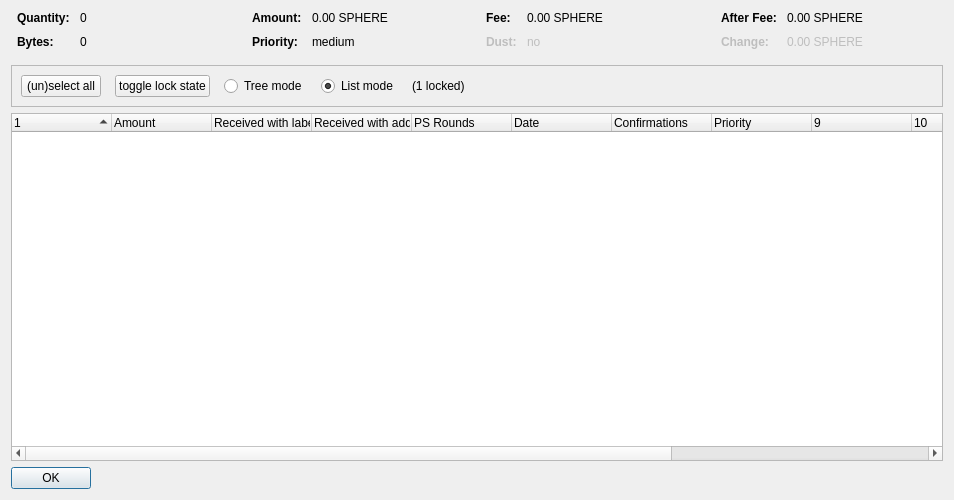
<?xml version="1.0" encoding="UTF-8"?>
<ui version="4.0">
 <class>CoinControlDialog</class>
 <widget class="QDialog" name="CoinControlDialog">
  <property name="geometry">
   <rect>
    <x>0</x>
    <y>0</y>
    <width>954</width>
    <height>500</height>
   </rect>
  </property>
  <property name="windowTitle">
   <string>Coin Selection</string>
  </property>
  <layout class="QVBoxLayout" name="verticalLayout">
   <item>
    <layout class="QHBoxLayout" name="horizontalLayoutTop" stretch="0,0,0,0">
     <property name="topMargin">
      <number>0</number>
     </property>
     <property name="bottomMargin">
      <number>10</number>
     </property>
     <item>
      <layout class="QFormLayout" name="formLayoutCoinControl1">
       <property name="horizontalSpacing">
        <number>10</number>
       </property>
       <property name="verticalSpacing">
        <number>10</number>
       </property>
       <property name="leftMargin">
        <number>6</number>
       </property>
       <property name="rightMargin">
        <number>6</number>
       </property>
       <item row="0" column="0">
        <widget class="QLabel" name="labelCoinControlQuantityText">
         <property name="font">
          <font>
           <weight>75</weight>
           <bold>true</bold>
          </font>
         </property>
         <property name="text">
          <string>Quantity:</string>
         </property>
        </widget>
       </item>
       <item row="0" column="1">
        <widget class="QLabel" name="labelCoinControlQuantity">
         <property name="cursor">
          <cursorShape>IBeamCursor</cursorShape>
         </property>
         <property name="contextMenuPolicy">
          <enum>Qt::ActionsContextMenu</enum>
         </property>
         <property name="text">
          <string notr="true">0</string>
         </property>
         <property name="textInteractionFlags">
          <set>Qt::LinksAccessibleByMouse|Qt::TextSelectableByKeyboard|Qt::TextSelectableByMouse</set>
         </property>
        </widget>
       </item>
       <item row="1" column="0">
        <widget class="QLabel" name="labelCoinControlBytesText">
         <property name="font">
          <font>
           <weight>75</weight>
           <bold>true</bold>
          </font>
         </property>
         <property name="text">
          <string>Bytes:</string>
         </property>
        </widget>
       </item>
       <item row="1" column="1">
        <widget class="QLabel" name="labelCoinControlBytes">
         <property name="cursor">
          <cursorShape>IBeamCursor</cursorShape>
         </property>
         <property name="contextMenuPolicy">
          <enum>Qt::ActionsContextMenu</enum>
         </property>
         <property name="text">
          <string notr="true">0</string>
         </property>
         <property name="textInteractionFlags">
          <set>Qt::LinksAccessibleByMouse|Qt::TextSelectableByKeyboard|Qt::TextSelectableByMouse</set>
         </property>
        </widget>
       </item>
      </layout>
     </item>
     <item>
      <layout class="QFormLayout" name="formLayoutCoinControl2">
       <property name="horizontalSpacing">
        <number>10</number>
       </property>
       <property name="verticalSpacing">
        <number>10</number>
       </property>
       <property name="leftMargin">
        <number>6</number>
       </property>
       <property name="rightMargin">
        <number>6</number>
       </property>
       <item row="0" column="0">
        <widget class="QLabel" name="labelCoinControlAmountText">
         <property name="font">
          <font>
           <weight>75</weight>
           <bold>true</bold>
          </font>
         </property>
         <property name="text">
          <string>Amount:</string>
         </property>
        </widget>
       </item>
       <item row="0" column="1">
        <widget class="QLabel" name="labelCoinControlAmount">
         <property name="cursor">
          <cursorShape>IBeamCursor</cursorShape>
         </property>
         <property name="contextMenuPolicy">
          <enum>Qt::ActionsContextMenu</enum>
         </property>
         <property name="text">
          <string notr="true">0.00 SPHERE</string>
         </property>
         <property name="textInteractionFlags">
          <set>Qt::LinksAccessibleByMouse|Qt::TextSelectableByKeyboard|Qt::TextSelectableByMouse</set>
         </property>
        </widget>
       </item>
       <item row="1" column="0">
        <widget class="QLabel" name="labelCoinControlPriorityText">
         <property name="font">
          <font>
           <weight>75</weight>
           <bold>true</bold>
          </font>
         </property>
         <property name="text">
          <string>Priority:</string>
         </property>
        </widget>
       </item>
       <item row="1" column="1">
        <widget class="QLabel" name="labelCoinControlPriority">
         <property name="cursor">
          <cursorShape>IBeamCursor</cursorShape>
         </property>
         <property name="contextMenuPolicy">
          <enum>Qt::ActionsContextMenu</enum>
         </property>
         <property name="text">
          <string>medium</string>
         </property>
         <property name="textInteractionFlags">
          <set>Qt::LinksAccessibleByMouse|Qt::TextSelectableByKeyboard|Qt::TextSelectableByMouse</set>
         </property>
        </widget>
       </item>
      </layout>
     </item>
     <item>
      <layout class="QFormLayout" name="formLayoutCoinControl3">
       <property name="horizontalSpacing">
        <number>10</number>
       </property>
       <property name="verticalSpacing">
        <number>10</number>
       </property>
       <property name="leftMargin">
        <number>6</number>
       </property>
       <property name="rightMargin">
        <number>6</number>
       </property>
       <item row="0" column="0">
        <widget class="QLabel" name="labelCoinControlFeeText">
         <property name="font">
          <font>
           <weight>75</weight>
           <bold>true</bold>
          </font>
         </property>
         <property name="text">
          <string>Fee:</string>
         </property>
        </widget>
       </item>
       <item row="0" column="1">
        <widget class="QLabel" name="labelCoinControlFee">
         <property name="cursor">
          <cursorShape>IBeamCursor</cursorShape>
         </property>
         <property name="contextMenuPolicy">
          <enum>Qt::ActionsContextMenu</enum>
         </property>
         <property name="text">
          <string notr="true">0.00 SPHERE</string>
         </property>
         <property name="textInteractionFlags">
          <set>Qt::LinksAccessibleByMouse|Qt::TextSelectableByKeyboard|Qt::TextSelectableByMouse</set>
         </property>
        </widget>
       </item>
       <item row="1" column="0">
        <widget class="QLabel" name="labelCoinControlLowOutputText">
         <property name="enabled">
          <bool>false</bool>
         </property>
         <property name="font">
          <font>
           <weight>75</weight>
           <bold>true</bold>
          </font>
         </property>
         <property name="text">
          <string>Dust:</string>
         </property>
        </widget>
       </item>
       <item row="1" column="1">
        <widget class="QLabel" name="labelCoinControlLowOutput">
         <property name="enabled">
          <bool>false</bool>
         </property>
         <property name="cursor">
          <cursorShape>IBeamCursor</cursorShape>
         </property>
         <property name="contextMenuPolicy">
          <enum>Qt::ActionsContextMenu</enum>
         </property>
         <property name="text">
          <string>no</string>
         </property>
         <property name="textInteractionFlags">
          <set>Qt::LinksAccessibleByMouse|Qt::TextSelectableByKeyboard|Qt::TextSelectableByMouse</set>
         </property>
        </widget>
       </item>
      </layout>
     </item>
     <item>
      <layout class="QFormLayout" name="formLayoutCoinControl4">
       <property name="horizontalSpacing">
        <number>10</number>
       </property>
       <property name="verticalSpacing">
        <number>10</number>
       </property>
       <property name="leftMargin">
        <number>6</number>
       </property>
       <property name="rightMargin">
        <number>6</number>
       </property>
       <item row="0" column="0">
        <widget class="QLabel" name="labelCoinControlAfterFeeText">
         <property name="font">
          <font>
           <weight>75</weight>
           <bold>true</bold>
          </font>
         </property>
         <property name="text">
          <string>After Fee:</string>
         </property>
        </widget>
       </item>
       <item row="0" column="1">
        <widget class="QLabel" name="labelCoinControlAfterFee">
         <property name="cursor">
          <cursorShape>IBeamCursor</cursorShape>
         </property>
         <property name="contextMenuPolicy">
          <enum>Qt::ActionsContextMenu</enum>
         </property>
         <property name="text">
          <string notr="true">0.00 SPHERE</string>
         </property>
         <property name="textInteractionFlags">
          <set>Qt::LinksAccessibleByMouse|Qt::TextSelectableByKeyboard|Qt::TextSelectableByMouse</set>
         </property>
        </widget>
       </item>
       <item row="1" column="0">
        <widget class="QLabel" name="labelCoinControlChangeText">
         <property name="enabled">
          <bool>false</bool>
         </property>
         <property name="font">
          <font>
           <weight>75</weight>
           <bold>true</bold>
          </font>
         </property>
         <property name="text">
          <string>Change:</string>
         </property>
        </widget>
       </item>
       <item row="1" column="1">
        <widget class="QLabel" name="labelCoinControlChange">
         <property name="enabled">
          <bool>false</bool>
         </property>
         <property name="cursor">
          <cursorShape>IBeamCursor</cursorShape>
         </property>
         <property name="contextMenuPolicy">
          <enum>Qt::ActionsContextMenu</enum>
         </property>
         <property name="text">
          <string notr="true">0.00 SPHERE</string>
         </property>
         <property name="textInteractionFlags">
          <set>Qt::LinksAccessibleByMouse|Qt::TextSelectableByKeyboard|Qt::TextSelectableByMouse</set>
         </property>
        </widget>
       </item>
      </layout>
     </item>
    </layout>
   </item>
   <item>
    <widget class="QFrame" name="frame">
     <property name="minimumSize">
      <size>
       <width>0</width>
       <height>40</height>
      </size>
     </property>
     <property name="frameShape">
      <enum>QFrame::StyledPanel</enum>
     </property>
     <property name="frameShadow">
      <enum>QFrame::Sunken</enum>
     </property>
     <layout class="QHBoxLayout" name="horizontalLayout">
      <item>
       <layout class="QHBoxLayout" name="horizontalLayoutPanel" stretch="0,0,0,0,0,0">
        <property name="spacing">
         <number>14</number>
        </property>
        <item>
         <widget class="QPushButton" name="pushButtonSelectAll">
          <property name="sizePolicy">
           <sizepolicy hsizetype="Maximum" vsizetype="Fixed">
            <horstretch>0</horstretch>
            <verstretch>0</verstretch>
           </sizepolicy>
          </property>
          <property name="text">
           <string>(un)select all</string>
          </property>
          <property name="autoDefault">
           <bool>false</bool>
          </property>
         </widget>
        </item>
        <item>
         <widget class="QPushButton" name="pushButtonToggleLock">
          <property name="sizePolicy">
           <sizepolicy hsizetype="Maximum" vsizetype="Fixed">
            <horstretch>0</horstretch>
            <verstretch>0</verstretch>
           </sizepolicy>
          </property>
          <property name="text">
           <string>toggle lock state</string>
          </property>
          <property name="autoDefault">
           <bool>false</bool>
          </property>
         </widget>
        </item>
        <item>
         <widget class="QRadioButton" name="radioTreeMode">
          <property name="sizePolicy">
           <sizepolicy hsizetype="Maximum" vsizetype="Fixed">
            <horstretch>0</horstretch>
            <verstretch>0</verstretch>
           </sizepolicy>
          </property>
          <property name="text">
           <string>Tree mode</string>
          </property>
         </widget>
        </item>
        <item>
         <widget class="QRadioButton" name="radioListMode">
          <property name="sizePolicy">
           <sizepolicy hsizetype="Maximum" vsizetype="Fixed">
            <horstretch>0</horstretch>
            <verstretch>0</verstretch>
           </sizepolicy>
          </property>
          <property name="text">
           <string>List mode</string>
          </property>
          <property name="checked">
           <bool>true</bool>
          </property>
         </widget>
        </item>
        <item>
         <widget class="QLabel" name="labelLocked">
          <property name="text">
           <string>(1 locked)</string>
          </property>
         </widget>
        </item>
        <item>
         <spacer name="horizontalSpacer">
          <property name="orientation">
           <enum>Qt::Horizontal</enum>
          </property>
          <property name="sizeHint" stdset="0">
           <size>
            <width>40</width>
            <height>20</height>
           </size>
          </property>
         </spacer>
        </item>
       </layout>
      </item>
     </layout>
    </widget>
   </item>
   <item>
    <widget class="CoinControlTreeWidget" name="treeWidget">
     <property name="contextMenuPolicy">
      <enum>Qt::CustomContextMenu</enum>
     </property>
     <property name="sortingEnabled">
      <bool>false</bool>
     </property>
     <property name="columnCount">
      <number>13</number>
     </property>
     <attribute name="headerShowSortIndicator" stdset="0">
      <bool>true</bool>
     </attribute>
     <attribute name="headerStretchLastSection">
      <bool>false</bool>
     </attribute>
     <column>
      <property name="text">
       <string/>
      </property>
     </column>
     <column>
      <property name="text">
       <string>Amount</string>
      </property>
     </column>
     <column>
      <property name="text">
       <string>Received with label</string>
      </property>
     </column>
     <column>
      <property name="text">
       <string>Received with address</string>
      </property>
     </column>
     <column>
      <property name="text">
       <string>PS Rounds</string>
      </property>
     </column>
     <column>
      <property name="text">
       <string>Date</string>
      </property>
     </column>
     <column>
      <property name="text">
       <string>Confirmations</string>
      </property>
      <property name="toolTip">
       <string>Confirmed</string>
      </property>
     </column>
     <column>
      <property name="text">
       <string>Priority</string>
      </property>
     </column>
     <column>
      <property name="text">
       <string/>
      </property>
     </column>
     <column>
      <property name="text">
       <string/>
      </property>
     </column>
     <column>
      <property name="text">
       <string/>
      </property>
     </column>
     <column>
      <property name="text">
       <string/>
      </property>
     </column>
     <column>
      <property name="text">
       <string/>
      </property>
     </column>
    </widget>
   </item>
   <item>
    <widget class="QDialogButtonBox" name="buttonBox">
     <property name="sizePolicy">
      <sizepolicy hsizetype="Maximum" vsizetype="Fixed">
       <horstretch>0</horstretch>
       <verstretch>0</verstretch>
      </sizepolicy>
     </property>
     <property name="orientation">
      <enum>Qt::Horizontal</enum>
     </property>
     <property name="standardButtons">
      <set>QDialogButtonBox::Ok</set>
     </property>
    </widget>
   </item>
  </layout>
 </widget>
 <customwidgets>
  <customwidget>
   <class>CoinControlTreeWidget</class>
   <extends>QTreeWidget</extends>
   <header>coincontroltreewidget.h</header>
  </customwidget>
 </customwidgets>
 <resources/>
 <connections/>
</ui>
